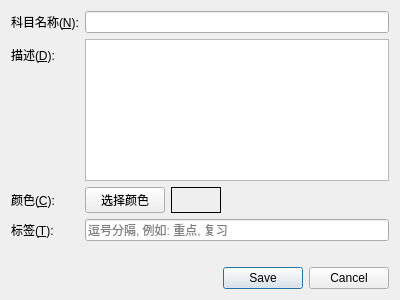
<?xml version="1.0" encoding="UTF-8"?>
<ui version="4.0">
 <class>SubjectDialog</class>
 <widget class="QDialog" name="SubjectDialog">
  <property name="geometry">
   <rect>
    <x>0</x>
    <y>0</y>
    <width>400</width>
    <height>300</height>
   </rect>
  </property>
  <property name="windowTitle">
   <string>科目详情</string>
  </property>
  <property name="modal">
   <bool>true</bool>
  </property>
  <layout class="QVBoxLayout" name="verticalLayout">
   <item>
    <layout class="QFormLayout" name="formLayout">
     <item row="0" column="0">
      <widget class="QLabel" name="nameLabel">
       <property name="text">
        <string>科目名称(&amp;N):</string>
       </property>
       <property name="buddy">
        <cstring>nameLineEdit</cstring>
       </property>
      </widget>
     </item>
     <item row="0" column="1">
      <widget class="QLineEdit" name="nameLineEdit"/>
     </item>
     <item row="1" column="0">
      <widget class="QLabel" name="descriptionLabel">
       <property name="text">
        <string>描述(&amp;D):</string>
       </property>
       <property name="buddy">
        <cstring>descriptionTextEdit</cstring>
       </property>
      </widget>
     </item>
     <item row="1" column="1">
      <widget class="QPlainTextEdit" name="descriptionTextEdit">
       <property name="sizePolicy">
        <sizepolicy hsizetype="Expanding" vsizetype="MinimumExpanding">
         <horstretch>0</horstretch>
         <verstretch>0</verstretch>
        </sizepolicy>
       </property>
       <property name="minimumSize">
        <size>
         <width>0</width>
         <height>60</height>
        </size>
       </property>
      </widget>
     </item>
     <item row="2" column="0">
      <widget class="QLabel" name="colorLabel">
       <property name="text">
        <string>颜色(&amp;C):</string>
       </property>
       <property name="buddy">
        <cstring>colorButton</cstring>
       </property>
      </widget>
     </item>
     <item row="2" column="1">
      <layout class="QHBoxLayout" name="horizontalLayout">
       <item>
        <widget class="QPushButton" name="colorButton">
         <property name="text">
          <string>选择颜色</string>
         </property>
        </widget>
       </item>
       <item>
        <widget class="QLabel" name="colorPreviewLabel">
         <property name="minimumSize">
          <size>
           <width>50</width>
           <height>20</height>
          </size>
         </property>
         <property name="styleSheet">
          <string notr="true">border: 1px solid black;</string>
         </property>
         <property name="text">
          <string/>
         </property>
         <property name="alignment">
          <set>Qt::AlignCenter</set>
         </property>
        </widget>
       </item>
       <item>
        <spacer name="horizontalSpacer">
         <property name="orientation">
          <enum>Qt::Horizontal</enum>
         </property>
         <property name="sizeHint" stdset="0">
          <size>
           <width>40</width>
           <height>20</height>
          </size>
         </property>
        </spacer>
       </item>
      </layout>
     </item>
     <item row="3" column="0">
      <widget class="QLabel" name="tagsLabel">
       <property name="text">
        <string>标签(&amp;T):</string>
       </property>
       <property name="buddy">
        <cstring>tagsLineEdit</cstring>
       </property>
      </widget>
     </item>
     <item row="3" column="1">
      <widget class="QLineEdit" name="tagsLineEdit">
       <property name="placeholderText">
        <string>逗号分隔, 例如: 重点, 复习</string>
       </property>
      </widget>
     </item>
    </layout>
   </item>
   <item>
    <widget class="QLabel" name="statusLabel">
        <property name="text"><string/></property>
        <property name="alignment"><set>Qt::AlignCenter</set></property>
        <property name="wordWrap"><bool>true</bool></property>
    </widget>
   </item>
   <item>
    <spacer name="verticalSpacer">
     <property name="orientation">
      <enum>Qt::Vertical</enum>
     </property>
     <property name="sizeHint" stdset="0">
      <size>
       <width>20</width>
       <height>10</height>
      </size>
     </property>
    </spacer>
   </item>
   <item>
    <widget class="QDialogButtonBox" name="buttonBox">
     <property name="orientation">
      <enum>Qt::Horizontal</enum>
     </property>
     <property name="standardButtons">
      <set>QDialogButtonBox::Cancel|QDialogButtonBox::Save</set>
     </property>
    </widget>
   </item>
  </layout>
 </widget>
 <tabstops>
  <tabstop>nameLineEdit</tabstop>
  <tabstop>descriptionTextEdit</tabstop>
  <tabstop>colorButton</tabstop>
  <tabstop>tagsLineEdit</tabstop>
  <tabstop>buttonBox</tabstop>
 </tabstops>
 <resources/>
 <connections/>
</ui>
